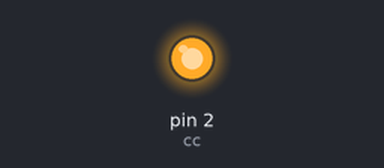
This sketch was run on a simulated Arduino Uno, built with avr-gcc and run on an emulated ATmega328P. Parts: output pins drawn as LEDs (lit = HIGH).

Above: at 0.05 s.
Timing chart, 0 to 3.0 s (numbered marks = the images above):
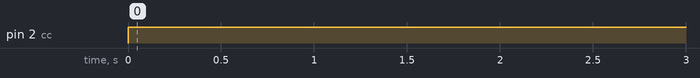

Measured:
- by itself, pin 2 (cc): LOW → HIGH at 0.00 s

The sketch:

counter_IC.ino
```cpp
int cc= 2;

void setup() {
  pinMode(cc,OUTPUT);

}

void loop() {
  digitalWrite(cc,HIGH);
  delay(1000);
  digitalWrite(cc,LOW);
  delay(1);

}
```
